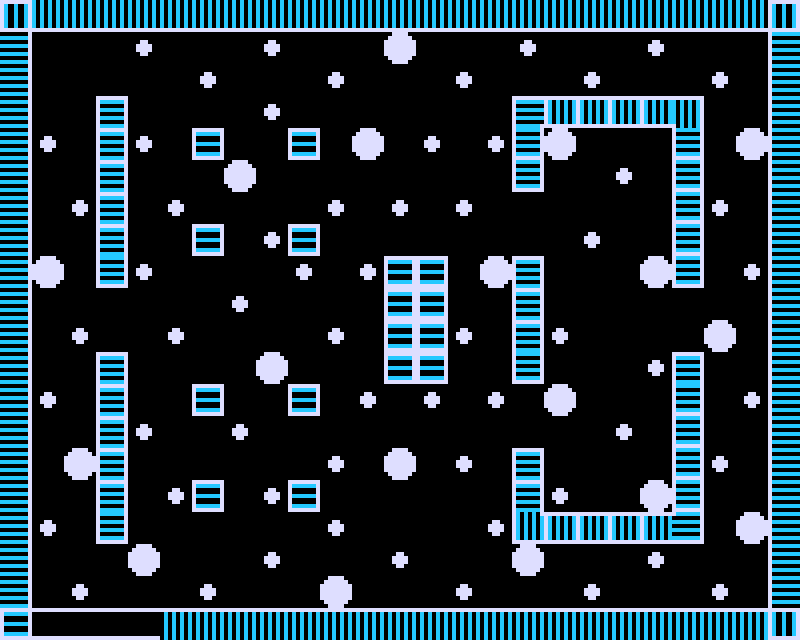

Tiled map render using the project's own tile images. Description and the map definition, with tile-layer contents summarised, below:
An orthogonal 25x20 tile map with 32x32 px tiles, 3 tile layers (Platforms, puntos, puntos2), 2 tilesets.

<map version="1.4" tiledversion="1.4.2" orientation="orthogonal" renderorder="right-down" width="25" height="20" tilewidth="32" tileheight="32" infinite="0" nextlayerid="4" nextobjectid="1">
 <editorsettings>
  <export target="level2.json" format="json" />
 </editorsettings>
 <tileset firstgid="1" name="pacman" tilewidth="32" tileheight="32" tilecount="144" columns="16">
  <image source="../tilesets/tileset.png" width="512" height="288" />
 </tileset>
 <tileset firstgid="145" name="puntos" tilewidth="32" tileheight="32" tilecount="3" columns="3">
  <image source="../tilesets/puntos.png" width="96" height="32" />
 </tileset>
 <layer id="1" name="Platforms" width="25" height="20">
  <data>[500 cells, 144 non-empty, 5 distinct tile ids]</data>
 </layer>
 <layer id="2" name="puntos" width="25" height="20">
  <data>[500 cells, 59 non-empty, 1 distinct tile ids]</data>
 </layer>
 <layer id="3" name="puntos2" width="25" height="20">
  <data>[500 cells, 18 non-empty, 1 distinct tile ids]</data>
 </layer>
</map>